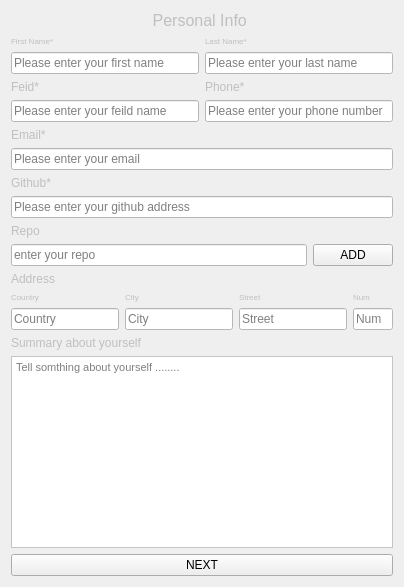
                <widget class="QWidget" name="F1_p2">
                 <layout class="QVBoxLayout" name="verticalLayout_99">
                  <item>
                   <layout class="QVBoxLayout" name="verticalLayout_98">
                    <item>
                     <widget class="QLabel" name="label_14">
                      <property name="font">
                       <font>
                        <family>MS Shell Dlg 2</family>
                        <pointsize>12</pointsize>
                        <weight>50</weight>
                        <italic>false</italic>
                        <bold>false</bold>
                       </font>
                      </property>
                      <property name="styleSheet">
                       <string notr="true">font: 12pt &quot;MS Shell Dlg 2&quot;;
color: rgb(191, 191, 191);</string>
                      </property>
                      <property name="text">
                       <string>Personal Info </string>
                      </property>
                      <property name="alignment">
                       <set>Qt::AlignCenter</set>
                      </property>
                     </widget>
                    </item>
                    <item>
                     <layout class="QHBoxLayout" name="horizontalLayout_8">
                      <item>
                       <widget class="QLabel" name="First_name_label_f1">
                        <property name="font">
                         <font>
                          <family>MS Shell Dlg 2</family>
                          <pointsize>6</pointsize>
                          <weight>50</weight>
                          <italic>false</italic>
                          <bold>false</bold>
                         </font>
                        </property>
                        <property name="styleSheet">
                         <string notr="true">color: rgb(191, 191, 191);
font: 6pt &quot;MS Shell Dlg 2&quot;;
font: 6pt &quot;MS Shell Dlg 2&quot;;</string>
                        </property>
                        <property name="text">
                         <string>First Name*</string>
                        </property>
                       </widget>
                      </item>
                      <item>
                       <widget class="QLabel" name="Last_name_label_f1">
                        <property name="font">
                         <font>
                          <family>MS Shell Dlg 2</family>
                          <pointsize>6</pointsize>
                          <weight>50</weight>
                          <italic>false</italic>
                          <bold>false</bold>
                         </font>
                        </property>
                        <property name="styleSheet">
                         <string notr="true">color: rgb(191, 191, 191);
font: 6pt &quot;MS Shell Dlg 2&quot;;</string>
                        </property>
                        <property name="text">
                         <string>Last Name*</string>
                        </property>
                       </widget>
                      </item>
                     </layout>
                    </item>
                    <item>
                     <layout class="QHBoxLayout" name="horizontalLayout_9">
                      <item>
                       <widget class="QLineEdit" name="First_name_f1">
                        <property name="styleSheet">
                         <string notr="true">alternate-background-color: rgb(255, 255, 255);
background-color: rgb(255, 255, 255);</string>
                        </property>
                        <property name="placeholderText">
                         <string>Please enter your first name</string>
                        </property>
                       </widget>
                      </item>
                      <item>
                       <widget class="QLineEdit" name="Last_name_F1">
                        <property name="styleSheet">
                         <string notr="true">alternate-background-color: rgb(255, 255, 255);
background-color: rgb(255, 255, 255);</string>
                        </property>
                        <property name="placeholderText">
                         <string>Please enter your last name</string>
                        </property>
                       </widget>
                      </item>
                     </layout>
                    </item>
                    <item>
                     <layout class="QHBoxLayout" name="horizontalLayout_10">
                      <item>
                       <widget class="QLabel" name="Feild_name_label_f1">
                        <property name="styleSheet">
                         <string notr="true">color: rgb(191, 191, 191);
font: 6pt &quot;MS Shell Dlg 2&quot;;</string>
                        </property>
                        <property name="text">
                         <string>Feid*</string>
                        </property>
                       </widget>
                      </item>
                      <item>
                       <widget class="QLabel" name="Phone_label_f1">
                        <property name="styleSheet">
                         <string notr="true">color: rgb(191, 191, 191);
font: 6pt &quot;MS Shell Dlg 2&quot;;</string>
                        </property>
                        <property name="text">
                         <string>Phone*</string>
                        </property>
                       </widget>
                      </item>
                     </layout>
                    </item>
                    <item>
                     <layout class="QHBoxLayout" name="horizontalLayout_11">
                      <item>
                       <widget class="QLineEdit" name="Feild_name_F1">
                        <property name="styleSheet">
                         <string notr="true">alternate-background-color: rgb(255, 255, 255);
background-color: rgb(255, 255, 255);</string>
                        </property>
                        <property name="placeholderText">
                         <string>Please enter your feild name</string>
                        </property>
                       </widget>
                      </item>
                      <item>
                       <widget class="QLineEdit" name="Phone_F1">
                        <property name="styleSheet">
                         <string notr="true">alternate-background-color: rgb(255, 255, 255);
background-color: rgb(255, 255, 255);</string>
                        </property>
                        <property name="placeholderText">
                         <string>Please enter your phone number</string>
                        </property>
                       </widget>
                      </item>
                     </layout>
                    </item>
                    <item>
                     <widget class="QLabel" name="Email_label_f1">
                      <property name="styleSheet">
                       <string notr="true">color: rgb(191, 191, 191);
font: 6pt &quot;MS Shell Dlg 2&quot;;</string>
                      </property>
                      <property name="text">
                       <string>Email*</string>
                      </property>
                     </widget>
                    </item>
                    <item>
                     <widget class="QLineEdit" name="Email_F1">
                      <property name="styleSheet">
                       <string notr="true">alternate-background-color: rgb(255, 255, 255);
background-color: rgb(255, 255, 255);</string>
                      </property>
                      <property name="placeholderText">
                       <string>Please enter your email</string>
                      </property>
                     </widget>
                    </item>
                    <item>
                     <widget class="QLabel" name="Github_label_f1">
                      <property name="styleSheet">
                       <string notr="true">color: rgb(191, 191, 191);
font: 6pt &quot;MS Shell Dlg 2&quot;;</string>
                      </property>
                      <property name="text">
                       <string>Github*</string>
                      </property>
                     </widget>
                    </item>
                    <item>
                     <widget class="QLineEdit" name="Github_F1">
                      <property name="styleSheet">
                       <string notr="true">alternate-background-color: rgb(255, 255, 255);
background-color: rgb(255, 255, 255);</string>
                      </property>
                      <property name="placeholderText">
                       <string>Please enter your github address</string>
                      </property>
                     </widget>
                    </item>
                    <item>
                     <widget class="QLabel" name="label_34">
                      <property name="styleSheet">
                       <string notr="true">color: rgb(191, 191, 191);
font: 6pt &quot;MS Shell Dlg 2&quot;;</string>
                      </property>
                      <property name="text">
                       <string>Repo</string>
                      </property>
                     </widget>
                    </item>
                    <item>
                     <layout class="QHBoxLayout" name="horizontalLayout_21">
                      <item>
                       <widget class="QLineEdit" name="Repo_line_edit_F1">
                        <property name="styleSheet">
                         <string notr="true">alternate-background-color: rgb(255, 255, 255);
background-color: rgb(255, 255, 255);</string>
                        </property>
                        <property name="placeholderText">
                         <string>enter your repo</string>
                        </property>
                       </widget>
                      </item>
                      <item>
                       <widget class="QPushButton" name="ADD_Repo_F1">
                        <property name="styleSheet">
                         <string notr="true">QPushButton {
	color: rgb(0, 0, 0);
	background-color: rgb(191, 191 191);
}
QPushButton:hover {
	color: rgb(255, 255, 255);
	background-color: rgb(0, 68, 100);
}</string>
                        </property>
                        <property name="text">
                         <string>ADD</string>
                        </property>
                       </widget>
                      </item>
                     </layout>
                    </item>
                    <item>
                     <widget class="QLabel" name="Address_label_f1">
                      <property name="styleSheet">
                       <string notr="true">color: rgb(191, 191, 191);
font: 6pt &quot;MS Shell Dlg 2&quot;;
</string>
                      </property>
                      <property name="text">
                       <string>Address</string>
                      </property>
                     </widget>
                    </item>
                    <item>
                     <layout class="QHBoxLayout" name="horizontalLayout_44">
                      <item>
                       <layout class="QVBoxLayout" name="verticalLayout_10">
                        <item>
                         <widget class="QLabel" name="label_11">
                          <property name="font">
                           <font>
                            <pointsize>6</pointsize>
                           </font>
                          </property>
                          <property name="styleSheet">
                           <string notr="true">color: rgb(191, 191, 191);</string>
                          </property>
                          <property name="text">
                           <string>Country</string>
                          </property>
                         </widget>
                        </item>
                        <item>
                         <widget class="QLineEdit" name="country_str">
                          <property name="styleSheet">
                           <string notr="true">alternate-background-color: rgb(255, 255, 255);
background-color: rgb(255, 255, 255);</string>
                          </property>
                          <property name="placeholderText">
                           <string>Country</string>
                          </property>
                         </widget>
                        </item>
                       </layout>
                      </item>
                      <item>
                       <layout class="QVBoxLayout" name="verticalLayout_20">
                        <item>
                         <widget class="QLabel" name="label_15">
                          <property name="font">
                           <font>
                            <pointsize>6</pointsize>
                           </font>
                          </property>
                          <property name="styleSheet">
                           <string notr="true">color: rgb(191, 191, 191);
</string>
                          </property>
                          <property name="text">
                           <string>City</string>
                          </property>
                         </widget>
                        </item>
                        <item>
                         <widget class="QLineEdit" name="City_str">
                          <property name="styleSheet">
                           <string notr="true">alternate-background-color: rgb(255, 255, 255);
background-color: rgb(255, 255, 255);</string>
                          </property>
                          <property name="placeholderText">
                           <string>City</string>
                          </property>
                         </widget>
                        </item>
                       </layout>
                      </item>
                      <item>
                       <layout class="QVBoxLayout" name="verticalLayout_41">
                        <item>
                         <widget class="QLabel" name="label_16">
                          <property name="font">
                           <font>
                            <pointsize>6</pointsize>
                           </font>
                          </property>
                          <property name="styleSheet">
                           <string notr="true">color: rgb(191, 191, 191);</string>
                          </property>
                          <property name="text">
                           <string>Street</string>
                          </property>
                         </widget>
                        </item>
                        <item>
                         <widget class="QLineEdit" name="Street_str">
                          <property name="styleSheet">
                           <string notr="true">alternate-background-color: rgb(255, 255, 255);
background-color: rgb(255, 255, 255);</string>
                          </property>
                          <property name="placeholderText">
                           <string>Street</string>
                          </property>
                         </widget>
                        </item>
                       </layout>
                      </item>
                      <item>
                       <layout class="QVBoxLayout" name="verticalLayout_91">
                        <item>
                         <widget class="QLabel" name="label_17">
                          <property name="sizePolicy">
                           <sizepolicy hsizetype="Maximum" vsizetype="Preferred">
                            <horstretch>0</horstretch>
                            <verstretch>0</verstretch>
                           </sizepolicy>
                          </property>
                          <property name="font">
                           <font>
                            <pointsize>6</pointsize>
                           </font>
                          </property>
                          <property name="styleSheet">
                           <string notr="true">color: rgb(191, 191, 191);</string>
                          </property>
                          <property name="text">
                           <string>Num</string>
                          </property>
                         </widget>
                        </item>
                        <item>
                         <widget class="QLineEdit" name="Num_str">
                          <property name="sizePolicy">
                           <sizepolicy hsizetype="Maximum" vsizetype="Preferred">
                            <horstretch>0</horstretch>
                            <verstretch>0</verstretch>
                           </sizepolicy>
                          </property>
                          <property name="maximumSize">
                           <size>
                            <width>40</width>
                            <height>30</height>
                           </size>
                          </property>
                          <property name="styleSheet">
                           <string notr="true">alternate-background-color: rgb(255, 255, 255);
background-color: rgb(255, 255, 255);</string>
                          </property>
                          <property name="placeholderText">
                           <string>Num</string>
                          </property>
                         </widget>
                        </item>
                       </layout>
                      </item>
                     </layout>
                    </item>
                    <item>
                     <widget class="QLabel" name="label_22">
                      <property name="styleSheet">
                       <string notr="true">color: rgb(191, 191, 191);
font: 6pt &quot;MS Shell Dlg 2&quot;;
</string>
                      </property>
                      <property name="text">
                       <string>Summary about yourself</string>
                      </property>
                     </widget>
                    </item>
                    <item>
                     <widget class="QTextEdit" name="Summary_F1">
                      <property name="font">
                       <font>
                        <pointsize>8</pointsize>
                       </font>
                      </property>
                      <property name="styleSheet">
                       <string notr="true">alternate-background-color: rgb(255, 255, 255);
background-color: rgb(255, 255, 255);</string>
                      </property>
                      <property name="documentTitle">
                       <string/>
                      </property>
                      <property name="placeholderText">
                       <string>Tell somthing about yourself ........</string>
                      </property>
                     </widget>
                    </item>
                    <item>
                     <widget class="QPushButton" name="F2_NEXT_2">
                      <property name="styleSheet">
                       <string notr="true">QPushButton {
	color: rgb(0, 0, 0);
	background-color: rgb(191, 191 191);
}
QPushButton:hover {
	color: rgb(255, 255, 255);
	background-color: rgb(0, 68, 100);
}</string>
                      </property>
                      <property name="text">
                       <string>NEXT</string>
                      </property>
                     </widget>
                    </item>
                   </layout>
                  </item>
                 </layout>
                </widget>
